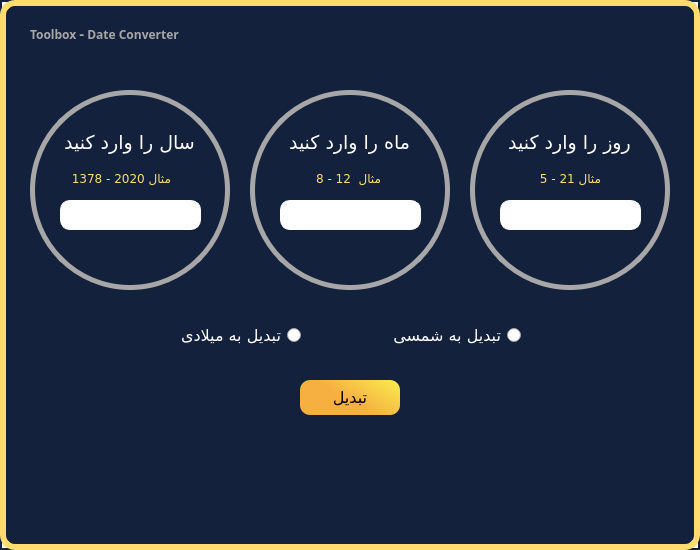
<?xml version="1.0" encoding="UTF-8"?>
<ui version="4.0">
 <class>MainWindow</class>
 <widget class="QMainWindow" name="MainWindow">
  <property name="geometry">
   <rect>
    <x>0</x>
    <y>0</y>
    <width>700</width>
    <height>550</height>
   </rect>
  </property>
  <property name="windowTitle">
   <string>MainWindow</string>
  </property>
  <property name="styleSheet">
   <string notr="true">QMainWindow{
background-color: rgb(255, 255, 255);
border:2px solid #14213d;
}</string>
  </property>
  <widget class="QWidget" name="centralwidget">
   <widget class="QFrame" name="frame">
    <property name="geometry">
     <rect>
      <x>0</x>
      <y>0</y>
      <width>700</width>
      <height>550</height>
     </rect>
    </property>
    <property name="styleSheet">
     <string notr="true">QFrame{

	background-color:#14213d;
	border:6px solid #FFDB70;

border-radius:15px;

}
</string>
    </property>
    <property name="frameShape">
     <enum>QFrame::StyledPanel</enum>
    </property>
    <property name="frameShadow">
     <enum>QFrame::Raised</enum>
    </property>
    <widget class="QFrame" name="framemonth">
     <property name="geometry">
      <rect>
       <x>250</x>
       <y>90</y>
       <width>200</width>
       <height>200</height>
      </rect>
     </property>
     <property name="styleSheet">
      <string notr="true">QFrame {
	border:5px solid #a7a7a7;
	border-radius: 100px;
}
QFrame:hover {
	border: 5px solid #ffdb70;
}</string>
     </property>
     <property name="frameShape">
      <enum>QFrame::StyledPanel</enum>
     </property>
     <property name="frameShadow">
      <enum>QFrame::Raised</enum>
     </property>
     <widget class="QLabel" name="label_5">
      <property name="geometry">
       <rect>
        <x>19</x>
        <y>40</y>
        <width>161</width>
        <height>25</height>
       </rect>
      </property>
      <property name="maximumSize">
       <size>
        <width>16777215</width>
        <height>25</height>
       </size>
      </property>
      <property name="font">
       <font>
        <family>Gandom</family>
        <pointsize>14</pointsize>
       </font>
      </property>
      <property name="styleSheet">
       <string notr="true">background-color: none;
color:white;
border: none;
</string>
      </property>
      <property name="text">
       <string>ماه را وارد کنید</string>
      </property>
      <property name="alignment">
       <set>Qt::AlignCenter</set>
      </property>
     </widget>
     <widget class="QLineEdit" name="edtmonth">
      <property name="geometry">
       <rect>
        <x>30</x>
        <y>110</y>
        <width>141</width>
        <height>30</height>
       </rect>
      </property>
      <property name="maximumSize">
       <size>
        <width>16777215</width>
        <height>30</height>
       </size>
      </property>
      <property name="font">
       <font>
        <pointsize>10</pointsize>
       </font>
      </property>
      <property name="styleSheet">
       <string notr="true">QLineEdit {
	border: 1px solid white;
	border-radius:10px;
}
QLineEdit:hover {
	border: 3px solid #ffdb70;
}</string>
      </property>
      <property name="inputMask">
       <string/>
      </property>
      <property name="alignment">
       <set>Qt::AlignCenter</set>
      </property>
     </widget>
     <widget class="QLabel" name="label_2">
      <property name="geometry">
       <rect>
        <x>30</x>
        <y>80</y>
        <width>101</width>
        <height>16</height>
       </rect>
      </property>
      <property name="font">
       <font>
        <family>Gandom</family>
       </font>
      </property>
      <property name="styleSheet">
       <string notr="true">border:none;
color: #ffdb70;</string>
      </property>
      <property name="text">
       <string>مثال  12 - 8   </string>
      </property>
     </widget>
    </widget>
    <widget class="QRadioButton" name="radioButtonmiladi">
     <property name="geometry">
      <rect>
       <x>150</x>
       <y>320</y>
       <width>151</width>
       <height>31</height>
      </rect>
     </property>
     <property name="font">
      <font>
       <family>Gandom</family>
       <pointsize>12</pointsize>
      </font>
     </property>
     <property name="layoutDirection">
      <enum>Qt::RightToLeft</enum>
     </property>
     <property name="styleSheet">
      <string notr="true">color: rgb(255, 255, 255);</string>
     </property>
     <property name="text">
      <string>تبدیل به میلادی</string>
     </property>
    </widget>
    <widget class="QLabel" name="labeldate">
     <property name="geometry">
      <rect>
       <x>100</x>
       <y>440</y>
       <width>501</width>
       <height>71</height>
      </rect>
     </property>
     <property name="font">
      <font>
       <pointsize>17</pointsize>
      </font>
     </property>
     <property name="styleSheet">
      <string notr="true">border:none;
color: rgb(255, 255, 255);</string>
     </property>
     <property name="text">
      <string/>
     </property>
     <property name="alignment">
      <set>Qt::AlignCenter</set>
     </property>
    </widget>
    <widget class="QFrame" name="frameyear">
     <property name="geometry">
      <rect>
       <x>30</x>
       <y>90</y>
       <width>200</width>
       <height>200</height>
      </rect>
     </property>
     <property name="styleSheet">
      <string notr="true">QFrame {
	border:5px solid #a7a7a7;

	border-radius: 100px;
}
QFrame:hover {
	border: 5px solid #ffdb70;
}</string>
     </property>
     <property name="frameShape">
      <enum>QFrame::StyledPanel</enum>
     </property>
     <property name="frameShadow">
      <enum>QFrame::Raised</enum>
     </property>
     <widget class="QLabel" name="label_6">
      <property name="geometry">
       <rect>
        <x>19</x>
        <y>40</y>
        <width>161</width>
        <height>25</height>
       </rect>
      </property>
      <property name="maximumSize">
       <size>
        <width>16777215</width>
        <height>25</height>
       </size>
      </property>
      <property name="font">
       <font>
        <family>Gandom</family>
        <pointsize>14</pointsize>
       </font>
      </property>
      <property name="styleSheet">
       <string notr="true">background-color: none;
color:white;
border: none;
</string>
      </property>
      <property name="text">
       <string>سال را وارد کنید</string>
      </property>
      <property name="alignment">
       <set>Qt::AlignCenter</set>
      </property>
     </widget>
     <widget class="QLineEdit" name="edtyear">
      <property name="geometry">
       <rect>
        <x>30</x>
        <y>110</y>
        <width>141</width>
        <height>30</height>
       </rect>
      </property>
      <property name="maximumSize">
       <size>
        <width>16777215</width>
        <height>30</height>
       </size>
      </property>
      <property name="font">
       <font>
        <pointsize>10</pointsize>
       </font>
      </property>
      <property name="styleSheet">
       <string notr="true">QLineEdit {
	border: 1px solid white;
	border-radius:10px;
}
QLineEdit:hover {
	border: 3px solid #ffdb70;
}</string>
      </property>
      <property name="inputMask">
       <string/>
      </property>
      <property name="alignment">
       <set>Qt::AlignCenter</set>
      </property>
     </widget>
     <widget class="QLabel" name="label">
      <property name="geometry">
       <rect>
        <x>40</x>
        <y>80</y>
        <width>101</width>
        <height>16</height>
       </rect>
      </property>
      <property name="font">
       <font>
        <family>Gandom</family>
       </font>
      </property>
      <property name="styleSheet">
       <string notr="true">border:none;
color: #ffdb70;</string>
      </property>
      <property name="text">
       <string>مثال 2020 - 1378   </string>
      </property>
     </widget>
    </widget>
    <widget class="QFrame" name="frameday">
     <property name="geometry">
      <rect>
       <x>470</x>
       <y>90</y>
       <width>200</width>
       <height>200</height>
      </rect>
     </property>
     <property name="styleSheet">
      <string notr="true">QFrame {
	border:5px solid #a7a7a7;
	border-radius: 100px;
}
QFrame:hover {
	border: 5px solid #ffdb70;
}</string>
     </property>
     <property name="frameShape">
      <enum>QFrame::StyledPanel</enum>
     </property>
     <property name="frameShadow">
      <enum>QFrame::Raised</enum>
     </property>
     <widget class="QLabel" name="label_7">
      <property name="geometry">
       <rect>
        <x>19</x>
        <y>40</y>
        <width>161</width>
        <height>25</height>
       </rect>
      </property>
      <property name="maximumSize">
       <size>
        <width>16777215</width>
        <height>25</height>
       </size>
      </property>
      <property name="font">
       <font>
        <family>Gandom</family>
        <pointsize>14</pointsize>
       </font>
      </property>
      <property name="styleSheet">
       <string notr="true">background-color: none;
color:white;
border: none;
</string>
      </property>
      <property name="text">
       <string>روز را وارد کنید</string>
      </property>
      <property name="alignment">
       <set>Qt::AlignCenter</set>
      </property>
     </widget>
     <widget class="QLineEdit" name="edt_day">
      <property name="geometry">
       <rect>
        <x>30</x>
        <y>110</y>
        <width>141</width>
        <height>30</height>
       </rect>
      </property>
      <property name="maximumSize">
       <size>
        <width>16777215</width>
        <height>30</height>
       </size>
      </property>
      <property name="font">
       <font>
        <pointsize>10</pointsize>
       </font>
      </property>
      <property name="styleSheet">
       <string notr="true">QLineEdit {
	border: 1px solid white;
	border-radius:10px;
}
QLineEdit:hover {
	border:3px solid #ffdb70;
}</string>
      </property>
      <property name="inputMask">
       <string/>
      </property>
      <property name="alignment">
       <set>Qt::AlignCenter</set>
      </property>
     </widget>
     <widget class="QLabel" name="label_3">
      <property name="geometry">
       <rect>
        <x>30</x>
        <y>80</y>
        <width>101</width>
        <height>16</height>
       </rect>
      </property>
      <property name="font">
       <font>
        <family>Gandom</family>
       </font>
      </property>
      <property name="styleSheet">
       <string notr="true">border:none;
color: #ffdb70;</string>
      </property>
      <property name="text">
       <string>مثال 21 - 5     </string>
      </property>
     </widget>
    </widget>
    <widget class="QRadioButton" name="radioButtonshamsi">
     <property name="geometry">
      <rect>
       <x>340</x>
       <y>320</y>
       <width>181</width>
       <height>31</height>
      </rect>
     </property>
     <property name="font">
      <font>
       <family>Gandom</family>
       <pointsize>12</pointsize>
      </font>
     </property>
     <property name="layoutDirection">
      <enum>Qt::RightToLeft</enum>
     </property>
     <property name="styleSheet">
      <string notr="true">color: rgb(255, 255, 255);</string>
     </property>
     <property name="text">
      <string>تبدیل به شمسی</string>
     </property>
    </widget>
    <widget class="QPushButton" name="convertbtn">
     <property name="geometry">
      <rect>
       <x>300</x>
       <y>380</y>
       <width>100</width>
       <height>35</height>
      </rect>
     </property>
     <property name="font">
      <font>
       <family>Gandom</family>
       <pointsize>12</pointsize>
      </font>
     </property>
     <property name="cursor">
      <cursorShape>PointingHandCursor</cursorShape>
     </property>
     <property name="styleSheet">
      <string notr="true">
color: rgb(0, 0, 0);
border-radius: 10px;
background-color:qlineargradient(spread:pad, x1:0.006, y1:0.585, x2:1, y2:0, stop:0.369318 rgba(246, 176, 66, 255), stop:1 rgba(249, 237, 78, 255));</string>
     </property>
     <property name="text">
      <string>تبدیل</string>
     </property>
    </widget>
    <widget class="QLabel" name="Title">
     <property name="geometry">
      <rect>
       <x>30</x>
       <y>18</y>
       <width>231</width>
       <height>31</height>
      </rect>
     </property>
     <property name="font">
      <font>
       <family>A Salamat</family>
       <pointsize>9</pointsize>
       <weight>75</weight>
       <bold>true</bold>
       <kerning>true</kerning>
      </font>
     </property>
     <property name="styleSheet">
      <string notr="true">
color: #a7a7a7;
border:none;</string>
     </property>
     <property name="text">
      <string>Toolbox &lt;span style=&quot; font-size:11pt; font-weight:600;&quot;&gt;-&lt;/span&gt; Date Converter</string>
     </property>
     <property name="scaledContents">
      <bool>false</bool>
     </property>
    </widget>
    <widget class="QPushButton" name="ExitButton">
     <property name="geometry">
      <rect>
       <x>655</x>
       <y>20</y>
       <width>25</width>
       <height>25</height>
      </rect>
     </property>
     <property name="styleSheet">
      <string notr="true"/>
     </property>
     <property name="text">
      <string/>
     </property>
     <property name="icon">
      <iconset>
       <normaloff>C:/Users/Fateme/Downloads/Icon awesome-power-off.png</normaloff>C:/Users/Fateme/Downloads/Icon awesome-power-off.png</iconset>
     </property>
     <property name="iconSize">
      <size>
       <width>20</width>
       <height>20</height>
      </size>
     </property>
     <property name="flat">
      <bool>true</bool>
     </property>
    </widget>
   </widget>
  </widget>
 </widget>
 <tabstops>
  <tabstop>edtyear</tabstop>
  <tabstop>edtmonth</tabstop>
  <tabstop>edt_day</tabstop>
  <tabstop>radioButtonmiladi</tabstop>
  <tabstop>radioButtonshamsi</tabstop>
  <tabstop>convertbtn</tabstop>
  <tabstop>ExitButton</tabstop>
 </tabstops>
 <resources/>
 <connections/>
</ui>
